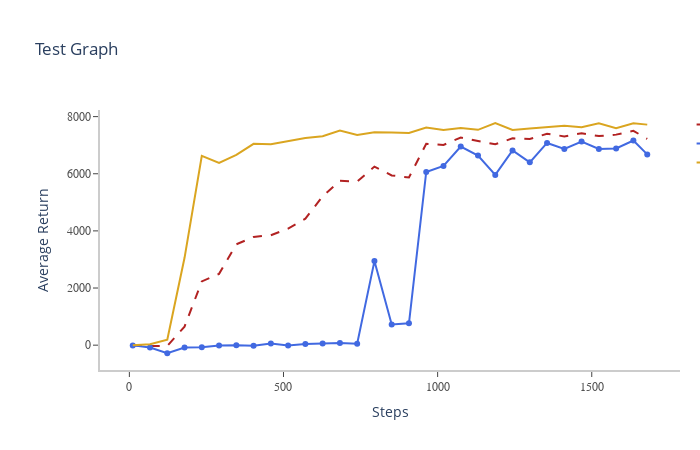

Write notebook code for a chart like this one.
### Code cell
import pandas as pd
import plotly.graph_objects as go

df = pd.read_csv('data/test.csv')

# Build figure
fig = go.Figure()

fig.add_trace(go.Scatter(x=df["Step"], y=df["Group: EDAC-D4RL - eval/reward_mean"], name='Line 1',
                         line=dict(color='firebrick', width=2, dash='dash')))

fig.add_trace(go.Scatter(x=df["Step"], y=df["Group: EDAC-D4RL - eval/reward_mean__MIN"], name='Line 2',
                         mode='lines+markers', line=dict(color='royalblue', width=2,)))

fig.add_trace(go.Scatter(x=df["Step"], y=df["Group: EDAC-D4RL - eval/reward_mean__MAX"], name='Line 3',
                         line=dict(color='goldenrod', width=2)))

fig.update_layout(
    title='Test Graph',
    xaxis=dict(
        title="Steps",
        showline=True,
        showgrid=True,
        showticklabels=True,
        linecolor='rgb(204, 204, 204)',
        linewidth=2,
        ticks='outside',
        tickfont=dict(
            family='Arial',
            size=12,
            color='rgb(82, 82, 82)',
        ),
    ),
    yaxis=dict(
        title="Average Return",
        showgrid=True,
        zeroline=True,
        showline=True,
        showticklabels=True,
        linecolor='rgb(204, 204, 204)',
        linewidth=2,
        ticks='outside',
        tickfont=dict(
            family='Arial',
            size=12,
            color='rgb(82, 82, 82)',
        )
    ),
    autosize=False,
    margin=dict(
        autoexpand=False,
        l=100,
        r=20,
        t=110,
    ),
    showlegend=True,
    plot_bgcolor='white'
)

fig.show()

### Figure 1 — Plotly figure (JSON) as saved in the notebook; plotly's stock layout.template omitted (floating-point values rounded to 4 significant figures)
{"data": [{"line": {"color": "firebrick", "dash": "dash", "width": 2}, "name": "Line 1", "type": "scatter", "x": [11, 67, 123, 179, 235, 291, 347, 403, 459, 515, 571, 627, 683, 739, 795, 851, 907, 963, 1019, 1075, 1131, 1187, 1243, 1299, 1355, 1411, 1467, 1523, 1579, 1635, 1680], "y": [-7.192, -31.63, -26.02, 648.5, 2230.0, 2496.0, 3529.0, 3789.0, 3848.0, 4081.0, 4427.0, 5210.0, 5755.0, 5725.0, 6250.0, 5941.0, 5869.0, 7050.0, 7010.0, 7268.0, 7146.0, 7032.0, 7241.0, 7214.0, 7401.0, 7307.0, 7420.0, 7317.0, 7369.0, 7504.0, 7220.0]}, {"line": {"color": "royalblue", "width": 2}, "mode": "lines+markers", "name": "Line 2", "type": "scatter", "x": [11, 67, 123, 179, 235, 291, 347, 403, 459, 515, 571, 627, 683, 739, 795, 851, 907, 963, 1019, 1075, 1131, 1187, 1243, 1299, 1355, 1411, 1467, 1523, 1579, 1635, 1680], "y": [-7.402, -84.68, -282.9, -80.07, -76.41, -10.38, -0.5163, -16.39, 59.22, -12.37, 44.87, 60.37, 72.81, 50.6, 2943.0, 722.4, 766.6, 6063.0, 6273.0, 6952.0, 6637.0, 5960.0, 6816.0, 6400.0, 7078.0, 6867.0, 7128.0, 6870.0, 6886.0, 7163.0, 6677.0]}, {"line": {"color": "goldenrod", "width": 2}, "name": "Line 3", "type": "scatter", "x": [11, 67, 123, 179, 235, 291, 347, 403, 459, 515, 571, 627, 683, 739, 795, 851, 907, 963, 1019, 1075, 1131, 1187, 1243, 1299, 1355, 1411, 1467, 1523, 1579, 1635, 1680], "y": [-6.65, 31.72, 187.4, 3058.0, 6625.0, 6375.0, 6664.0, 7048.0, 7033.0, 7137.0, 7248.0, 7315.0, 7512.0, 7354.0, 7449.0, 7446.0, 7429.0, 7617.0, 7530.0, 7597.0, 7537.0, 7776.0, 7535.0, 7581.0, 7636.0, 7680.0, 7629.0, 7763.0, 7595.0, 7769.0, 7719.0]}], "layout": {"autosize": false, "height": 450, "margin": {"autoexpand": false, "l": 100, "r": 20, "t": 110}, "plot_bgcolor": "white", "showlegend": true, "title": {"text": "Test Graph"}, "width": 700, "xaxis": {"autorange": true, "linecolor": "rgb(204, 204, 204)", "linewidth": 2, "range": [-95.24, 1786.0], "showgrid": true, "showline": true, "showticklabels": true, "tickfont": {"color": "rgb(82, 82, 82)", "family": "Arial", "size": 12}, "ticks": "outside", "title": {"text": "Steps"}, "type": "linear"}, "yaxis": {"autorange": true, "linecolor": "rgb(204, 204, 204)", "linewidth": 2, "range": [-869.2, 8231.0], "showgrid": true, "showline": true, "showticklabels": true, "tickfont": {"color": "rgb(82, 82, 82)", "family": "Arial", "size": 12}, "ticks": "outside", "title": {"text": "Average Return"}, "type": "linear", "zeroline": true}}}
